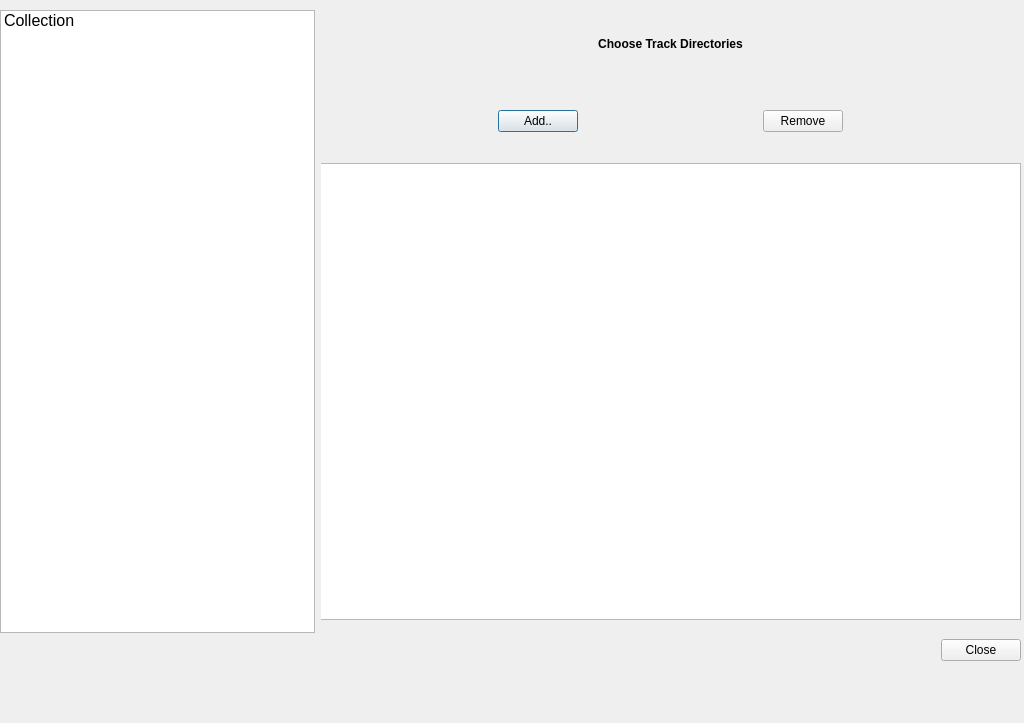
<?xml version="1.0" encoding="UTF-8"?>
<ui version="4.0">
 <class>configureWindow</class>
 <widget class="QDialog" name="configureWindow">
  <property name="windowModality">
   <enum>Qt::WindowModal</enum>
  </property>
  <property name="geometry">
   <rect>
    <x>0</x>
    <y>0</y>
    <width>1024</width>
    <height>723</height>
   </rect>
  </property>
  <property name="minimumSize">
   <size>
    <width>200</width>
    <height>0</height>
   </size>
  </property>
  <property name="windowTitle">
   <string>Configure</string>
  </property>
  <property name="modal">
   <bool>false</bool>
  </property>
  <widget class="QWidget" name="verticalLayoutWidget">
   <property name="geometry">
    <rect>
     <x>0</x>
     <y>10</y>
     <width>1021</width>
     <height>651</height>
    </rect>
   </property>
   <layout class="QVBoxLayout" name="verticalLayout_2">
    <item>
     <layout class="QHBoxLayout" name="horizontalLayout">
      <item>
       <widget class="QListWidget" name="listWidget">
        <property name="iconSize">
         <size>
          <width>80</width>
          <height>80</height>
         </size>
        </property>
        <item>
         <property name="text">
          <string>Collection</string>
         </property>
         <property name="font">
          <font>
           <pointsize>12</pointsize>
          </font>
         </property>
         <property name="icon">
          <iconset resource="Resources/icons.qrc">
           <normaloff>:/Icons/Collection.png</normaloff>:/Icons/Collection.png</iconset>
         </property>
        </item>
       </widget>
      </item>
      <item>
       <widget class="QStackedWidget" name="stackedWidget">
        <property name="minimumSize">
         <size>
          <width>700</width>
          <height>0</height>
         </size>
        </property>
        <property name="currentIndex">
         <number>0</number>
        </property>
        <widget class="QWidget" name="p_Collection">
         <widget class="QWidget" name="verticalLayoutWidget_2">
          <property name="geometry">
           <rect>
            <x>-1</x>
            <y>-1</y>
            <width>701</width>
            <height>611</height>
           </rect>
          </property>
          <layout class="QVBoxLayout" name="verticalLayout">
           <item>
            <widget class="QLabel" name="label">
             <property name="minimumSize">
              <size>
               <width>0</width>
               <height>70</height>
              </size>
             </property>
             <property name="font">
              <font>
               <weight>75</weight>
               <bold>true</bold>
              </font>
             </property>
             <property name="text">
              <string>Choose Track Directories</string>
             </property>
             <property name="alignment">
              <set>Qt::AlignCenter</set>
             </property>
            </widget>
           </item>
           <item>
            <layout class="QHBoxLayout" name="horizontalLayout_2">
             <property name="topMargin">
              <number>25</number>
             </property>
             <property name="bottomMargin">
              <number>25</number>
             </property>
             <item>
              <spacer name="horizontalSpacer_2">
               <property name="orientation">
                <enum>Qt::Horizontal</enum>
               </property>
               <property name="sizeHint" stdset="0">
                <size>
                 <width>40</width>
                 <height>20</height>
                </size>
               </property>
              </spacer>
             </item>
             <item>
              <widget class="QPushButton" name="b_AddT">
               <property name="text">
                <string>Add..</string>
               </property>
               <property name="icon">
                <iconset resource="Resources/icons.qrc">
                 <normaloff>:/Icons/list-add.png</normaloff>:/Icons/list-add.png</iconset>
               </property>
              </widget>
             </item>
             <item>
              <spacer name="horizontalSpacer">
               <property name="orientation">
                <enum>Qt::Horizontal</enum>
               </property>
               <property name="sizeHint" stdset="0">
                <size>
                 <width>40</width>
                 <height>20</height>
                </size>
               </property>
              </spacer>
             </item>
             <item>
              <widget class="QPushButton" name="b_RemoveT">
               <property name="text">
                <string>Remove</string>
               </property>
               <property name="icon">
                <iconset resource="Resources/icons.qrc">
                 <normaloff>:/Icons/list-remove.png</normaloff>:/Icons/list-remove.png</iconset>
               </property>
              </widget>
             </item>
             <item>
              <spacer name="horizontalSpacer_3">
               <property name="orientation">
                <enum>Qt::Horizontal</enum>
               </property>
               <property name="sizeHint" stdset="0">
                <size>
                 <width>40</width>
                 <height>20</height>
                </size>
               </property>
              </spacer>
             </item>
            </layout>
           </item>
           <item>
            <widget class="QListWidget" name="songDirList">
             <property name="alternatingRowColors">
              <bool>true</bool>
             </property>
             <property name="selectionMode">
              <enum>QAbstractItemView::MultiSelection</enum>
             </property>
            </widget>
           </item>
          </layout>
         </widget>
        </widget>
        <widget class="QWidget" name="page_6"/>
       </widget>
      </item>
     </layout>
    </item>
    <item>
     <widget class="QDialogButtonBox" name="buttonBox">
      <property name="orientation">
       <enum>Qt::Horizontal</enum>
      </property>
      <property name="standardButtons">
       <set>QDialogButtonBox::Close</set>
      </property>
     </widget>
    </item>
   </layout>
  </widget>
 </widget>
 <resources>
  <include location="Resources/icons.qrc"/>
 </resources>
 <connections/>
 <slots>
  <slot>SLOTadd()</slot>
 </slots>
</ui>
